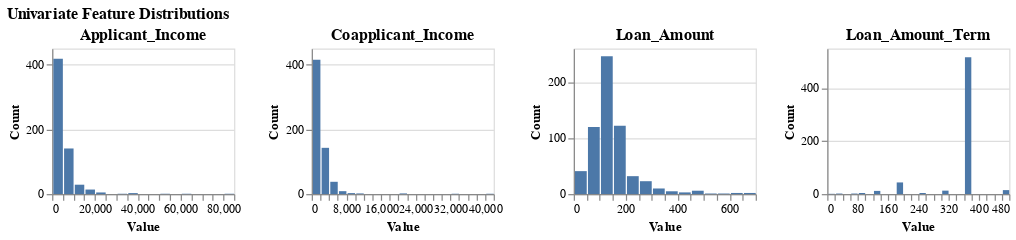

The code cell stored with this chart in its notebook:
### Code cell
# univariate distribution of numerical features 

import altair as alt
import pandas as pd
from typing import List

def univariate_feature_distributions(
        data: pd.DataFrame,
        column_names: List[str],
        bins: int = 30
    ) -> alt.Chart:
    """
    Plot univariate histograms for the given columns.
    Each feature gets its own histogram with its own x/y scale and a title.
    Charts are concatenated horizontally.
    """

    for col in column_names:
        if col not in data.columns:
            raise ValueError(f"Column '{col}' not found in DataFrame.")

    charts = []
    for col in column_names:
        ch = (
            alt.Chart(data)
            .mark_bar()
            .encode(
                x=alt.X(
                    f"{col}:Q",
                    bin=alt.Bin(maxbins=bins),
                    title="Value",
                    scale=alt.Scale(zero=False)  
                ),
                y=alt.Y(
                    "count():Q",
                    title="Count",
                    scale=alt.Scale(zero=False)
                )
            )
            .properties(
                title=col,
                width=150,
                height=120
            )
        )
        charts.append(ch)

    if len(charts) == 1:
        return charts[0]
    else:
        return alt.hconcat(*charts).properties(
            title="Univariate Feature Distributions"
        )
        
univariate_feature_distributions(
    data=data,
    column_names=numerical_features
)

### Figure 1 — Vega-Lite specification as saved in the notebook (floating-point values rounded to 4 significant figures; data arrays with more than 128 entries replaced by an {"elided": "..."} marker saying what was removed)
{"config": {"view": {"continuousWidth": 300, "continuousHeight": 300}}, "hconcat": [{"mark": {"type": "bar"}, "encoding": {"x": {"bin": {"maxbins": 30}, "field": "Applicant_Income", "scale": {"zero": false}, "title": "Value", "type": "quantitative"}, "y": {"aggregate": "count", "scale": {"zero": false}, "title": "Count", "type": "quantitative"}}, "height": 120, "title": "Applicant_Income", "width": 150}, {"mark": {"type": "bar"}, "encoding": {"x": {"bin": {"maxbins": 30}, "field": "Coapplicant_Income", "scale": {"zero": false}, "title": "Value", "type": "quantitative"}, "y": {"aggregate": "count", "scale": {"zero": false}, "title": "Count", "type": "quantitative"}}, "height": 120, "title": "Coapplicant_Income", "width": 150}, {"mark": {"type": "bar"}, "encoding": {"x": {"bin": {"maxbins": 30}, "field": "Loan_Amount", "scale": {"zero": false}, "title": "Value", "type": "quantitative"}, "y": {"aggregate": "count", "scale": {"zero": false}, "title": "Count", "type": "quantitative"}}, "height": 120, "title": "Loan_Amount", "width": 150}, {"mark": {"type": "bar"}, "encoding": {"x": {"bin": {"maxbins": 30}, "field": "Loan_Amount_Term", "scale": {"zero": false}, "title": "Value", "type": "quantitative"}, "y": {"aggregate": "count", "scale": {"zero": false}, "title": "Count", "type": "quantitative"}}, "height": 120, "title": "Loan_Amount_Term", "width": 150}], "data": {"name": "data-a81afb8ad7120a4802400c0851894ebc"}, "title": "Univariate Feature Distributions", "$schema": "https://vega.github.io/schema/vega-lite/v5.20.1.json", "datasets": {"data-a81afb8ad7120a4802400c0851894ebc": {"elided": "614 records"}}}
